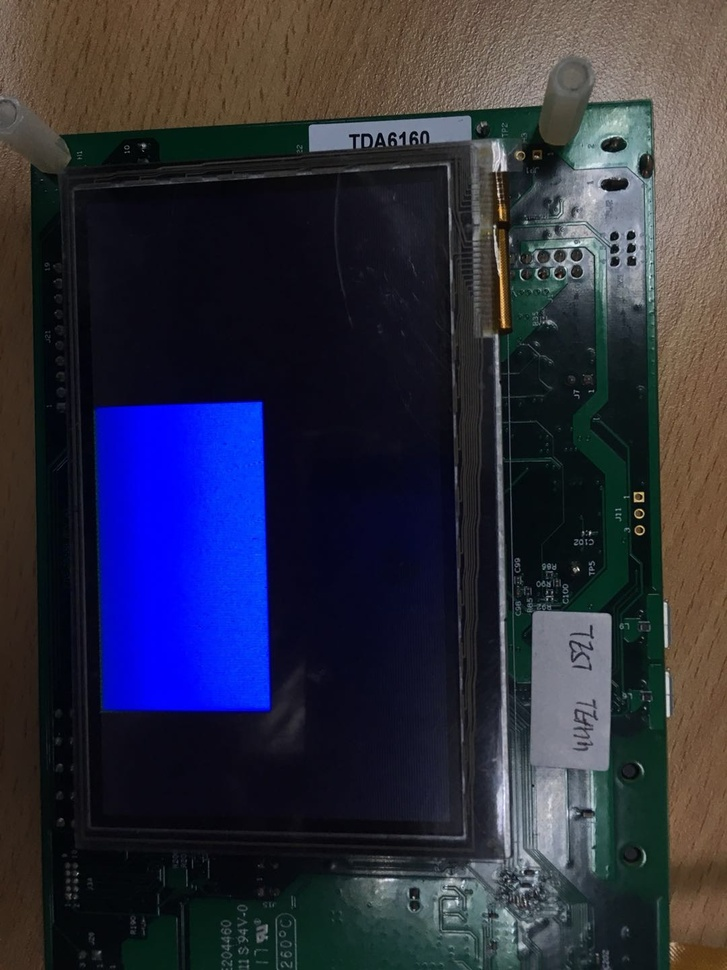
#> input picture pyopencv/pxp_blue.jpg, 727 x 970 px, shrunk from 1080 x 1440 before the run, found by its file name
$ python change_colorspace_test.py   (Python 2 division)
#> lines starting #> are read from the running program, lines starting #| are printed output that depends on the picture; after the words box and inside, x2 and y2 are one past the last pixel; in counts of white or black regions, pixels touching at a corner belong together
import numpy as np
import cv2
import copy
# Load an color image in grayscale
img = cv2.imread('C:\\video\pxp_BLUE.jpg')
#> img is the input picture: shape (970, 727, 3); mean B, G, R 61.8, 45.5, 44.7
flags = [i for i in dir(cv2) if i.startswith('COLOR_BGR2')]
print flags
hsv = cv2.cvtColor(img, cv2.COLOR_BGR2HSV)
#> hsv: shape (970, 727, 3); mean H, S, V 83.9, 124.7, 71.9
h, s, v = cv2.split(hsv)
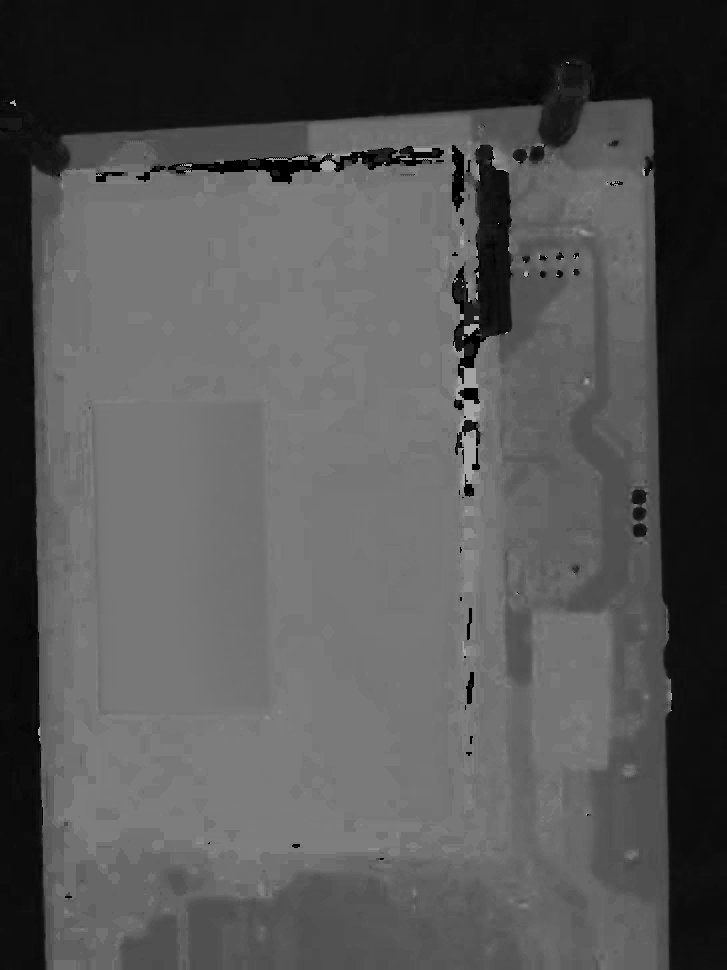
#> h: shape (970, 727); min 0, max 178, mean 83.9
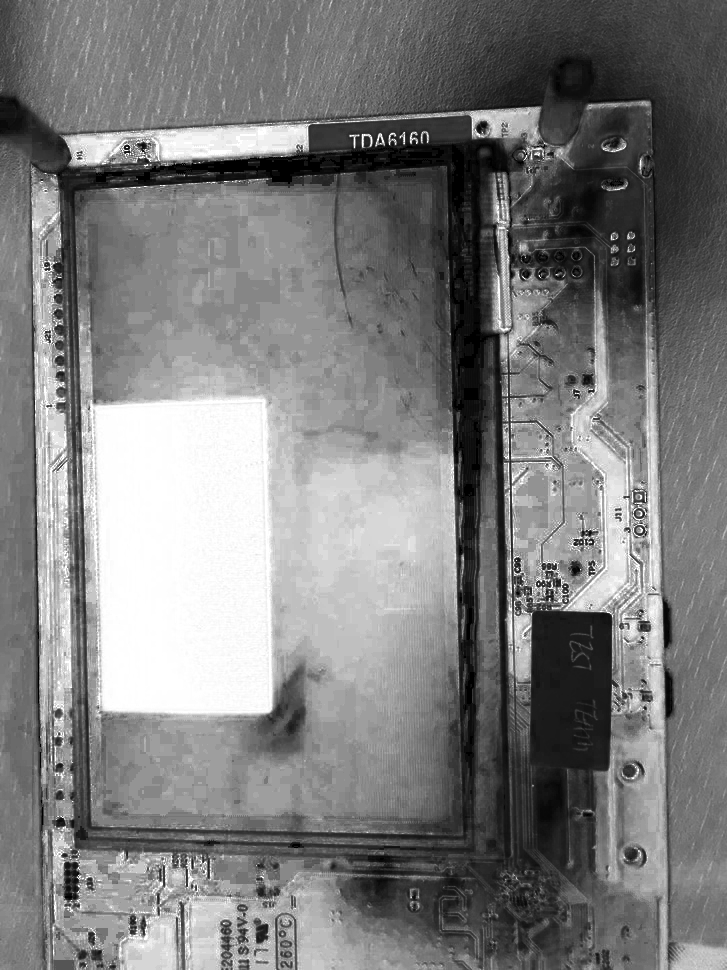
#> s: shape (970, 727); min 0, max 255, mean 124.7
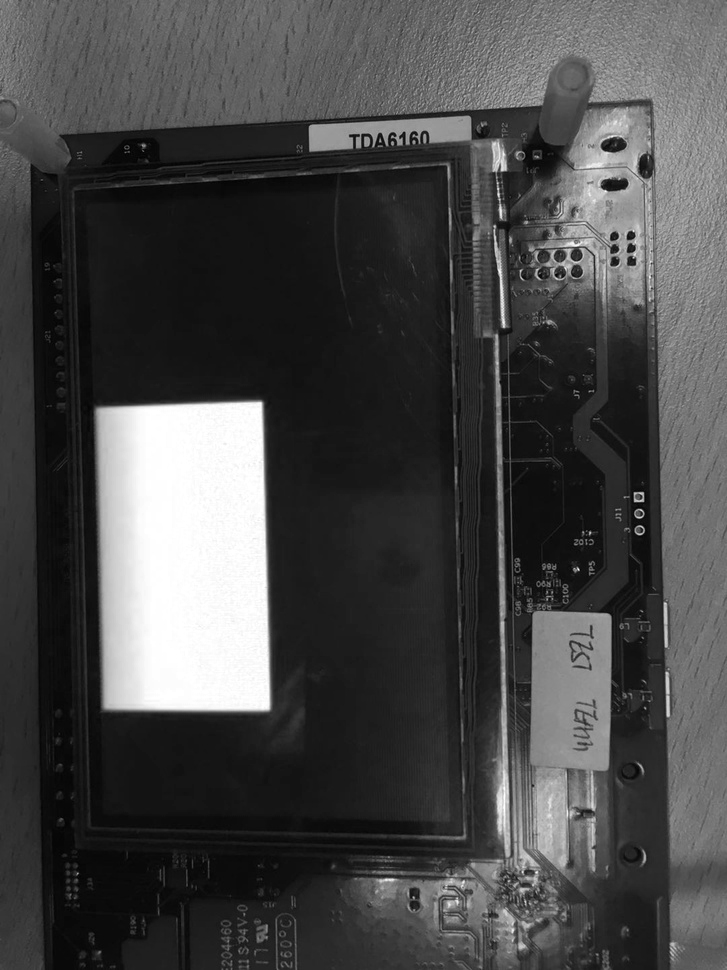
#> v: shape (970, 727); min 1, max 255, mean 71.9

LowerBlue = np.array([100, 100, 50])
UpperBlue = np.array([130, 255, 255])
mask = cv2.inRange(hsv, LowerBlue, UpperBlue)
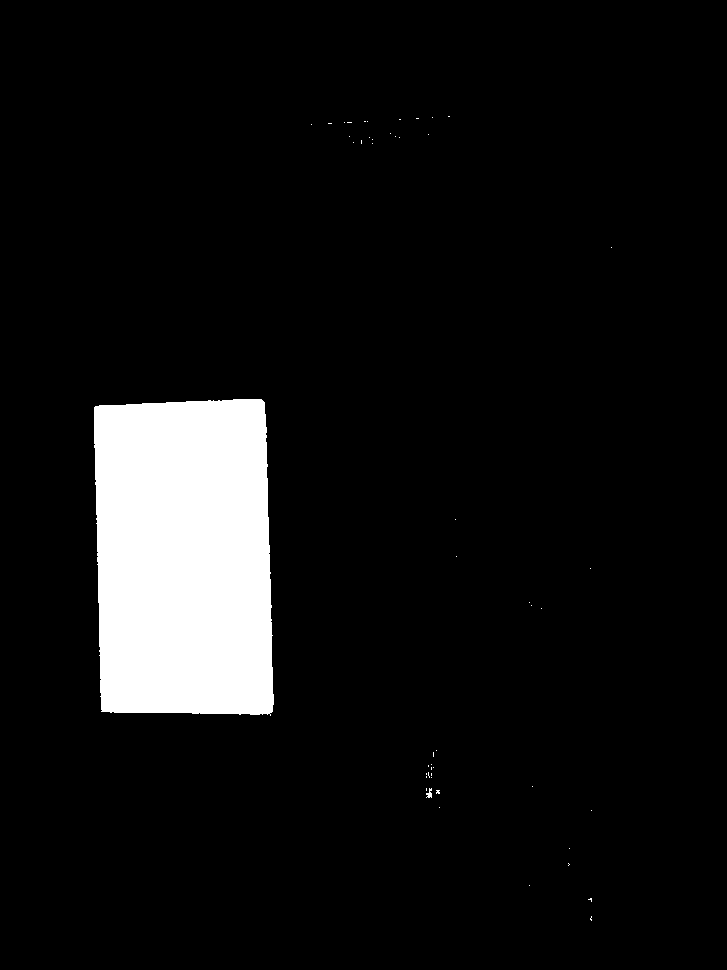
#> mask: shape (970, 727); 7.6% white; 50 white regions (48 under 20 px), largest, box (x1, y1, x2, y2) and area: (94, 399, 274, 716) 53691, (426, 788, 432, 798) 36
BlueThings = cv2.bitwise_and(img, img, mask=mask)
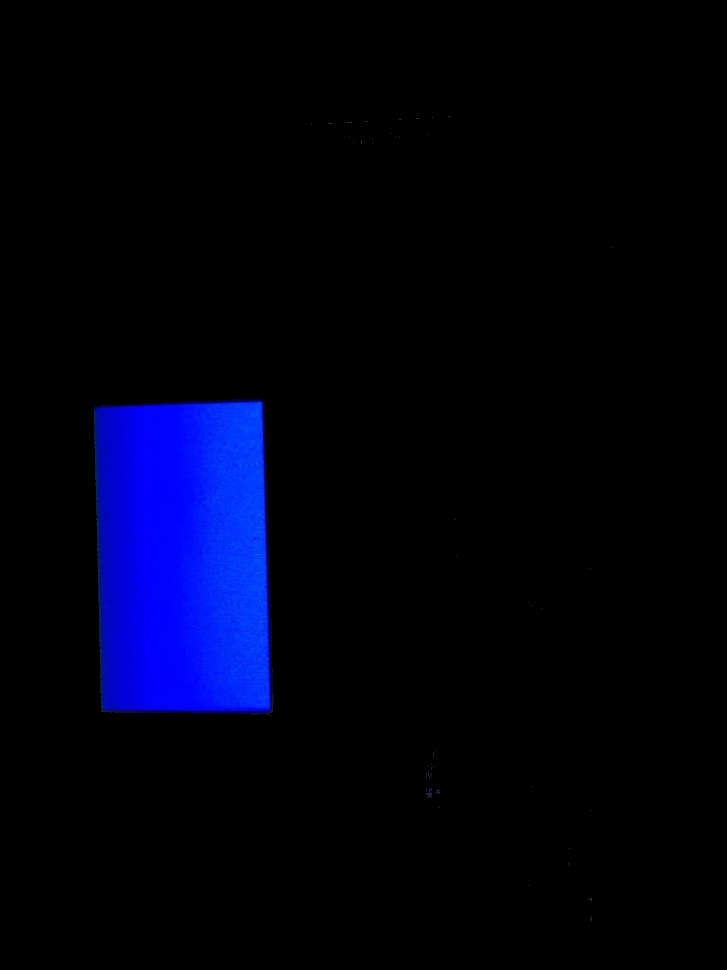
#> BlueThings: shape (970, 727, 3); mean B, G, R 17.8, 1.6, 0.2

cv2.imshow('image',BlueThings)
cv2.waitKey(0)
cv2.destroyAllWindows()
# cv2.imwrite('pxp_rgb_result.jpg', BlueThings)
